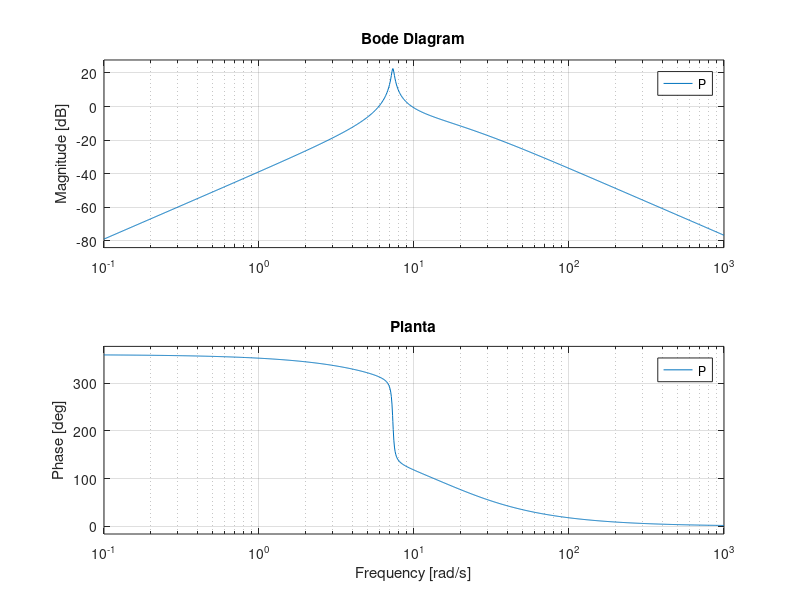
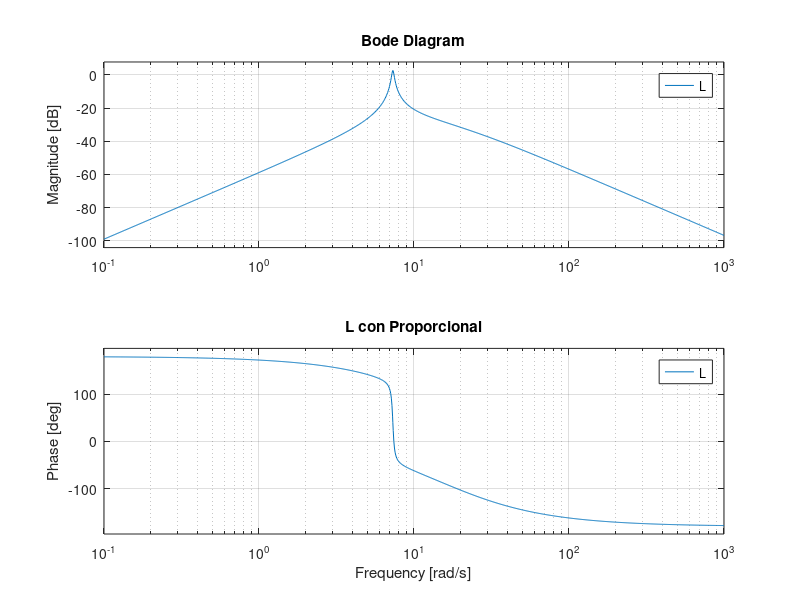
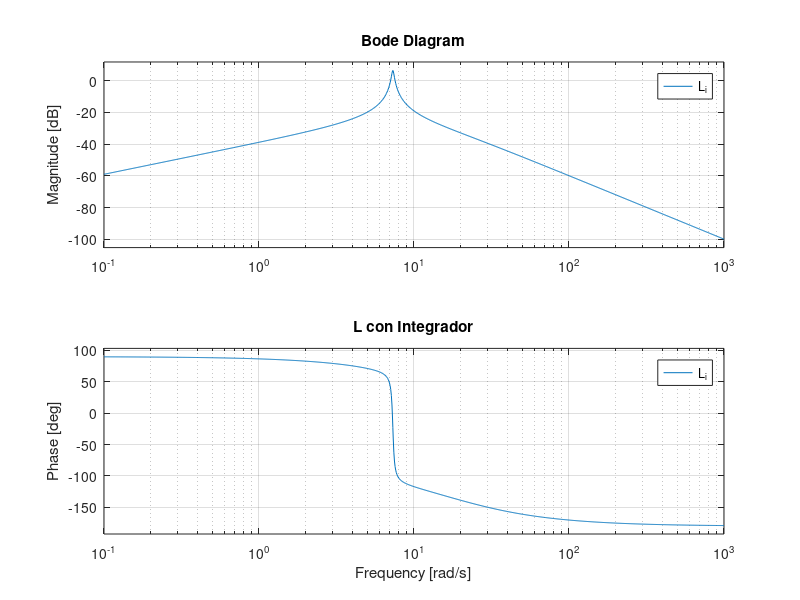
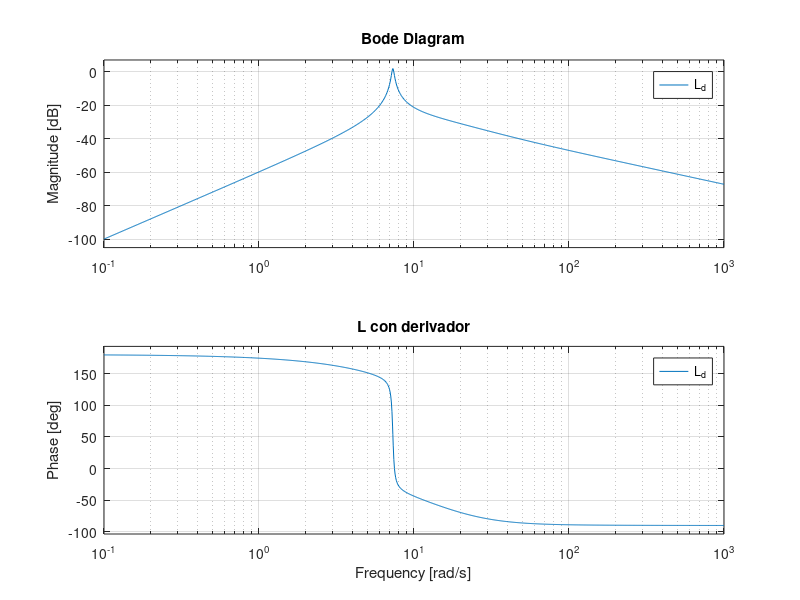

Here is the MATLAB script that generated these plots, in order:
%control planta

%Parametros
Q = 1/2;
w = 15.61;
h0 = 1;
s = tf('s');

%Polos brazos
p1 =- w/(2*Q) + w*sqrt((1/(2*Q))^2-1);
p2 = - w/(Q*2) - w*sqrt((1/(2*Q))^2-1);
%Polos pendulo
p_1 = -0.13247559170053874+1i*7.302437935150943;
p_2 = -0.13247559170053874-1i*7.302437935150943;

polos=[p1 p2 p_1 p_2];

%Ganancia
k = w^2*3/5;

%Planta total
P=zpk([0 0], polos, -k);

figure();
bode(P);
title('Planta')
grid on;

Kp=0.1;
C=-Kp;
L = C*P;
figure();
bode(L);
title('L con Proporcional')
grid on;

%integrador

Kp = 0.07;
Ki = 1;
C_i = -(Kp+Ki/s);
L_i = C_i*P;

figure();

bode(L_i);
title('L con Integrador');
grid on;

%proporcional derivativo

Kp = 0.09;
Kd = 0.003;%bajo pq deriva el ruido q es algo muy oscilante/de picos abruptos
C_d = - (Kp + Kd*s); 
L_d = C_d * P;
figure();
bode(L_d);
title('L con derivador');
grid on;

